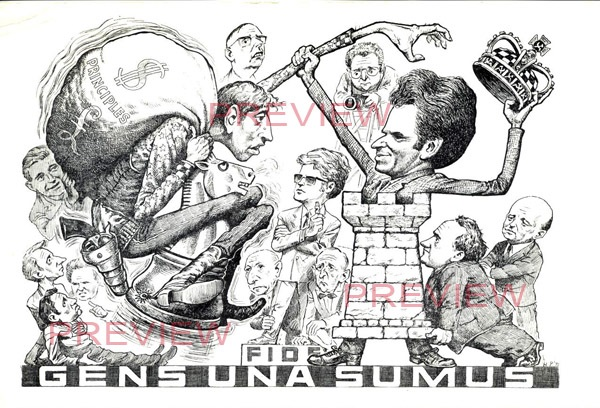
#> input picture ejemplo.jpg, 600 x 408 px, found by its file name
$ python quitarMarca.py
#> lines starting #> are read from the running program, lines starting #| are printed output that depends on the picture
from PIL import ImageTk, Image

def quitarMarca(imagen,aplica):
    rgb = imagen.convert('RGB')
    pixels = aplica.load()
    for i in range(imagen.size[0]):
        for j in range(aplica.size[1]):
            r,g,b = rgb.getpixel((i,j))
            nr = (r - g)
            if(nr < 10):
                pass
            else:
                prom = (int)((1.3475)*((r+g+b)/3))
                pixels[i,j] = (prom,prom,prom,0)
    aplica.show()

image = Image.open("ejemplo.jpg")
#> image is the input picture: PIL image 600x408 RGB; mean R, G, B 203.2, 202.3, 201.4

quitarMarca(image,image)
#> in quitarMarca, `aplica.show()`:
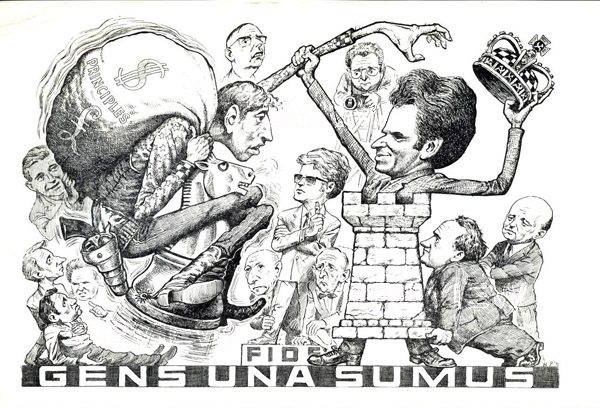
#> shown: PIL image 600x408 RGB; mean R, G, B 203.8, 203.9, 202.9
